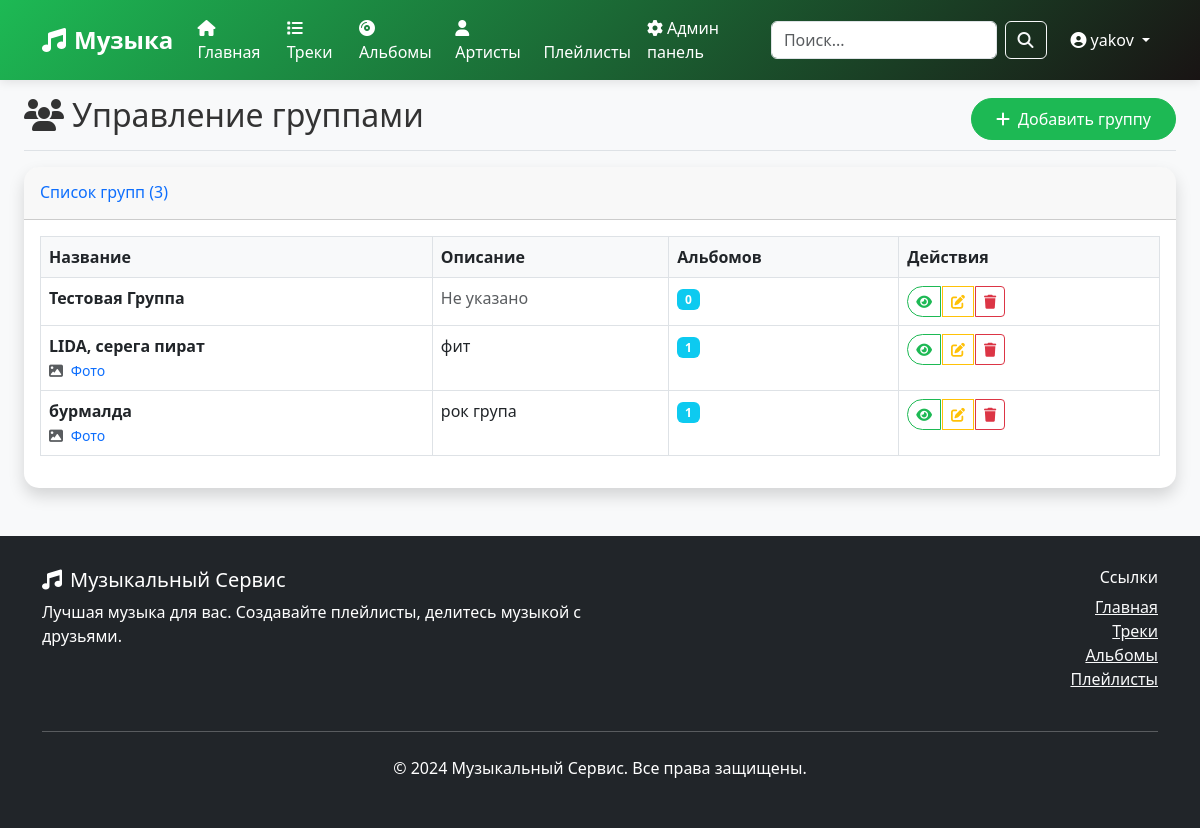
Screenshot of /admin-panel/groups/ (signed in) with the database file from the repository.
### music/models.py (models this page shows, shortened)
class User(AbstractUser):
    id = models.UUIDField(primary_key=True, default=uuid.uuid4, editable=False)
    login = models.CharField(max_length=100, unique=True)
    email = models.EmailField(unique=True)
    password = models.CharField(max_length=128)
    date_of_birth = models.DateField(null=True, blank=True)
    registration_date = models.DateTimeField(auto_now_add=True)
    avatar_url = models.URLField(max_length=500, null=True, blank=True)
    role = models.CharField(max_length=20, choices=[
        ('user', 'User'),
        ('admin', 'Admin'),
        ('moderator', 'Moderator')
    ], default='user')
    objects = CustomUserManager()
    USERNAME_FIELD = 'login'
    REQUIRED_FIELDS = ['email']
    class Meta:
        db_table = 'пользователи'
        verbose_name = 'Пользователь'
        verbose_name_plural = 'Пользователи'
    class Meta:
        db_table = 'пользователи'
        verbose_name = 'Пользователь'
        verbose_name_plural = 'Пользователи'

class Group(models.Model):
    id = models.UUIDField(primary_key=True, default=uuid.uuid4, editable=False)
    name = models.CharField(max_length=200, verbose_name='Название группы')
    description = models.TextField(blank=True, verbose_name='Описание группы')
    photo = models.ImageField(upload_to='groups/', null=True, blank=True, verbose_name='Фото группы')
    class Meta:
        db_table = 'группа'
        verbose_name = 'Группа'
        verbose_name_plural = 'Группы'

### music/views.py (the view)
# urls.py: path('admin-panel/groups/', views.admin_groups, name='admin_groups'),
@login_required
def admin_groups(request):
    if not request.user.is_authenticated or request.user.role != 'admin':
        messages.error(request, 'Доступ запрещен. Требуются права администратора.')
        return redirect('music:home')
    groups = Group.objects.all().order_by('-id')
    context = {
        'groups': groups,
    }
    return render(request, 'music/admin/admin_groups.html', context)

### music/templates/music/admin/admin_groups.html (shortened to what this page needs)
{% extends 'music/base.html' %}
{% block content %}
<div class="container-fluid">
    <div class="row">
        <main class="col-12 px-md-4">
            <div class="d-flex justify-content-between flex-wrap flex-md-nowrap align-items-center pt-3 pb-2 mb-3 border-bottom">
                <h1 class="h2">
                    <i class="fas fa-users me-2"></i>Управление группами
                </h1>
                <div class="btn-toolbar mb-2 mb-md-0">
                    <a href="{% url 'music:admin_create_group' %}" class="btn btn-primary">
                        <i class="fas fa-plus me-2"></i>Добавить группу
                    </a>
                </div>
            </div>
            <div class="card shadow">
                <div class="card-header py-3">
                    <h6 class="m-0 font-weight-bold text-primary">
                        Список групп ({{ groups.count }})
                    </h6>
                </div>
                <div class="card-body">
                    <div class="table-responsive">
                        <table class="table table-bordered">
                            <thead>
                                <tr>
                                    <th>Название</th>
                                    <th>Описание</th>
                                    <th>Альбомов</th>
                                    <th>Действия</th>
                                </tr>
                            </thead>
                            <tbody>
                                {% for group in groups %}
                                <tr>
                                    <td>
                                        <strong>{{ group.name }}</strong>
                                        {% if group.photo %}
                                            <br><small class="text-muted">
                                                <i class="fas fa-image me-1"></i>
                                                <a href="{{ group.photo.url }}" target="_blank" class="text-decoration-none">
                                                    Фото
                                                </a>
                                            </small>
                                        {% endif %}
                                    </td>
                                    <td>
                                        {% if group.description %}
                                            {{ group.description|truncatechars:100 }}
                                        {% else %}
                                            <span class="text-muted">Не указано</span>
                                        {% endif %}
                                    </td>
                                    <td>
                                        <span class="badge bg-info">{{ group.album_set.count }}</span>
                                    </td>
                                    <td>
                                        <div class="btn-group" role="group">
                                            <a href="{% url 'music:group_detail' group.pk %}" class="btn btn-sm btn-outline-primary" title="Просмотр">
                                                <i class="fas fa-eye"></i>
                                            </a>
                                            <a href="{% url 'music:admin_edit_group' group.pk %}" class="btn btn-sm btn-outline-warning" title="Редактировать">
                                                <i class="fas fa-edit"></i>
                                            </a>
                                            <button type="button" class="btn btn-sm btn-outline-danger" title="Удалить"
                                                    onclick="confirmDelete('{{ group.name }}', '{% url 'music:admin_delete_group' group.pk %}')">
                                                <i class="fas fa-trash"></i>
                                            </button>
                                        </div>
                                    </td>
                                </tr>
                                {% endfor %}
                            </tbody>
                        </table>
                    </div>
                </div>
            </div>
        </main>
    </div>
</div>
{% endblock %}

### music/templates/music/base.html (shortened to what this page needs)
<!DOCTYPE html>
<html lang="ru">
<head>
    <link href="https://cdn.jsdelivr.net/npm/bootstrap@5.3.0/dist/css/bootstrap.min.css" rel="stylesheet">
    <link rel="stylesheet" href="https://cdnjs.cloudflare.com/ajax/libs/font-awesome/6.4.0/css/all.min.css">
</head>
<body>
    <nav class="navbar navbar-expand-lg navbar-dark">
        <div class="container">
            <a class="navbar-brand" href="{% url 'music:home' %}">
                <i class="fas fa-music me-2"></i>Музыка
            </a>
            <div class="collapse navbar-collapse" id="navbarNav">
                <ul class="navbar-nav me-auto">
                    <li class="nav-item">
                        <a class="nav-link" href="{% url 'music:home' %}">
                            <i class="fas fa-home me-1"></i>Главная
                        </a>
                    </li>
                    <li class="nav-item">
                        <a class="nav-link" href="{% url 'music:track_list' %}">
                            <i class="fas fa-list me-1"></i>Треки
                        </a>
                    </li>
                    <li class="nav-item">
                        <a class="nav-link" href="{% url 'music:album_list' %}">
                            <i class="fas fa-compact-disc me-1"></i>Альбомы
                        </a>
                    </li>
                    <li class="nav-item">
                        <a class="nav-link" href="{% url 'music:artist_list' %}">
                            <i class="fas fa-user me-1"></i>Артисты
                        </a>
                    </li>
                    <li class="nav-item">
                        <a class="nav-link" href="{% url 'music:playlist_list' %}">
                            Плейлисты
                        </a>
                    </li>
                    {% if user.is_authenticated and user.role == 'admin' %}
                        <li class="nav-item">
                            <a class="nav-link" href="{% url 'music:admin_panel' %}">
                                <i class="fas fa-cog me-1"></i>Админ панель
                            </a>
                        </li>
                    {% endif %}
                </ul>
                <form class="d-flex me-3" method="GET" action="{% url 'music:track_list' %}">
                    <input class="form-control me-2" type="search" name="q" placeholder="Поиск..."
                           value="{{ request.GET.q }}" aria-label="Search">
                    <button class="btn btn-outline-light" type="submit">
                        <i class="fas fa-search"></i>
                    </button>
                </form>
                <ul class="navbar-nav">
                    {% if user.is_authenticated %}
                        <li class="nav-item dropdown">
                            <a class="nav-link dropdown-toggle" href="#" id="navbarDropdown" role="button"
                               data-bs-toggle="dropdown" aria-expanded="false">
                                <i class="fas fa-user-circle me-1"></i>{{ user.login }}
                            </a>
                        </li>
                    {% endif %}
                </ul>
            </div>
        </div>
    </nav>
    <main>
        {% block content %}{% endblock %}
    </main>
    <footer class="footer">
        <div class="container">
            <div class="row">
                <div class="col-md-6">
                    <h5><i class="fas fa-music me-2"></i>Музыкальный Сервис</h5>
                    <p>Лучшая музыка для вас. Создавайте плейлисты, делитесь музыкой с друзьями.</p>
                </div>
                <div class="col-md-6 text-md-end">
                    <h6>Ссылки</h6>
                    <ul class="list-unstyled">
                        <li><a href="{% url 'music:home' %}" class="text-light">Главная</a></li>
                        <li><a href="{% url 'music:track_list' %}" class="text-light">Треки</a></li>
                        <li><a href="{% url 'music:album_list' %}" class="text-light">Альбомы</a></li>
                        <li><a href="{% url 'music:playlist_list' %}" class="text-light">Плейлисты</a></li>
                    </ul>
                </div>
            </div>
            <hr class="my-4">
            <div class="text-center">
                <p>&copy; 2024 Музыкальный Сервис. Все права защищены.</p>
            </div>
        </div>
    </footer>
</body>
</html>

### music/templates/music/base.html (style rules this page uses)
:root { --primary-color: #1db954; --secondary-color: #191414; --accent-color: #ff6b6b; --text-color: #333; --light-bg: #f8f9fa; --dark-bg: #212529; }
body { font-family: 'Segoe UI', Tahoma, Geneva, Verdana, sans-serif; background-color: var(--light-bg); color: var(--text-color); }
.navbar { background: linear-gradient(135deg, var(--primary-color), var(--secondary-color)); box-shadow: 0 2px 10px rgba(0,0,0,0.1); }
.navbar-brand { font-weight: bold; font-size: 1.5rem; }
.nav-link { color: white !important; font-weight: 500; transition: all 0.3s ease; }
.card { border: none; border-radius: 15px; box-shadow: 0 5px 15px rgba(0,0,0,0.1); transition: transform 0.3s ease, box-shadow 0.3s ease; overflow: hidden; }
.btn-primary { background-color: var(--primary-color); border-color: var(--primary-color); border-radius: 25px; padding: 0.5rem 1.5rem; font-weight: 500; transition: all 0.3s ease; }
.btn-outline-primary { color: var(--primary-color); border-color: var(--primary-color); border-radius: 25px; }
.footer { background: var(--dark-bg); color: white; padding: 2rem 0; margin-top: 3rem; }

### music/templates/music/admin/admin_groups.html (style rules this page uses)
.table th { background-color: #f8f9fa; border-color: #dee2e6; }
.btn-group .btn { margin-right: 2px; }
.btn-group .btn:last-child { margin-right: 0; }

### rows the page displays
User: login "yakov"
Group: name "Тестовая Группа", description "Не указано", album_set.count "0"
Group: name "LIDA, серега пират", description "фит", album_set.count "1"
Group: name "бурмалда", description "рок група", album_set.count "1"

### other values shown
{{ groups.count }} "3"
